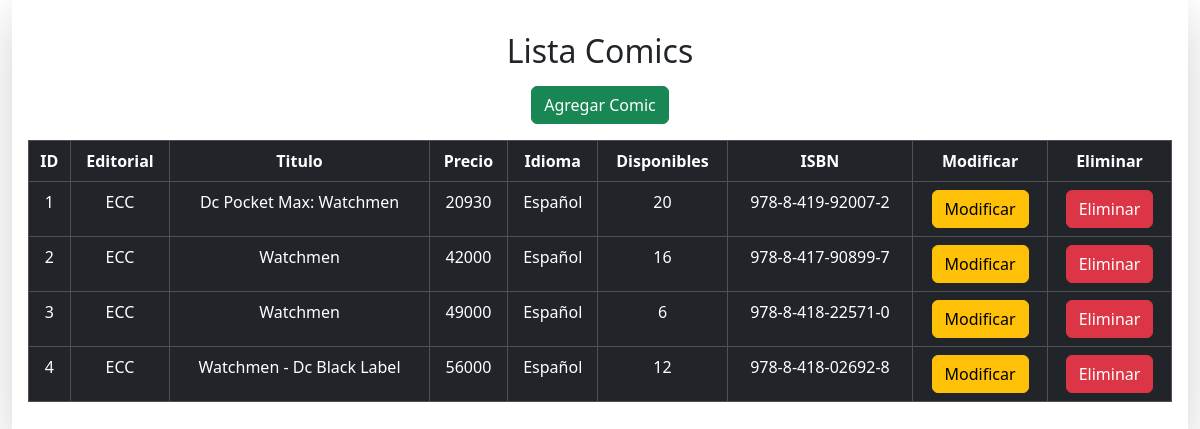
/proyectoWeb/crudComics, run on an earlier commit of the app's database.
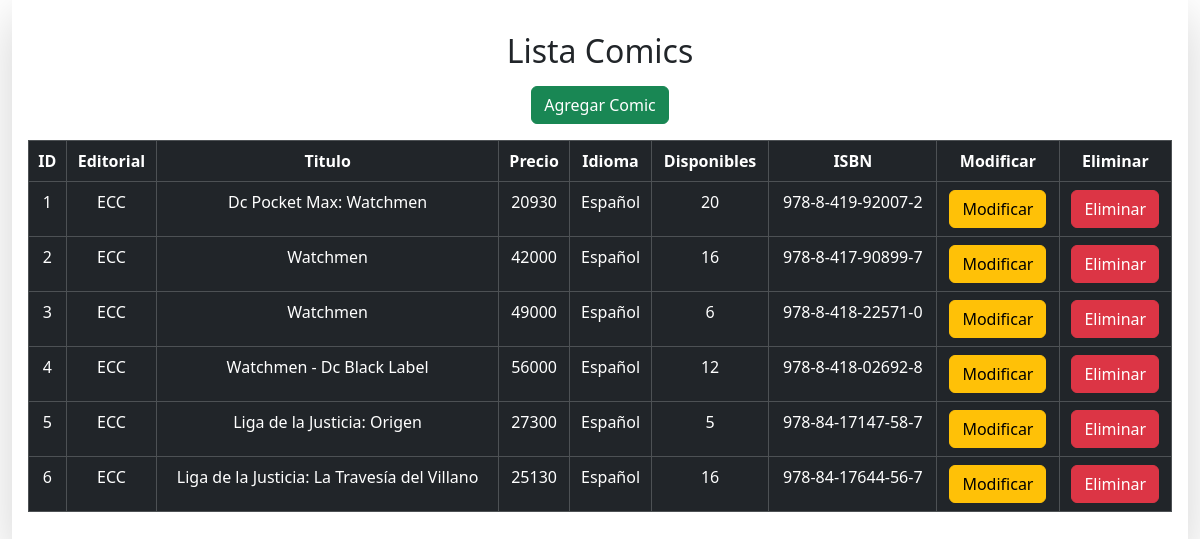
And on a later commit of the database.
### ProyectoWeb/models.py (models this page shows, shortened)
class Comic(models.Model):
    id_comic = models.AutoField(primary_key=True, db_column='idComic')
    editorial = models.CharField(max_length=10, null=False, blank=False)
    titulo = models.CharField(max_length=70, null=False, blank=False)
    precio = models.IntegerField(null=False, blank=False)
    autor = models.CharField(max_length=200, null=False, blank=False)
    idioma = models.CharField(max_length=10, null=False, blank=False)
    descripcion = models.TextField(null=False, blank=False)
    formato = models.CharField(max_length=50, null=False, blank=False)
    disponible = models.IntegerField(null=False, blank=False)
    edi_original = models.TextField(null=False, blank=False)
    isbn = models.CharField(max_length=20, null=True, blank=False, unique=True )
    ruta_img = models.CharField(max_length=35, null=True, blank=False)

### ProyectoWeb/views.py (the view)
# urls.py: path('crudComics', views.crudComics, name='crudComics'),
def crudComics(request):
    comics = Comic.objects.all()
    context = {
        'comics': comics
    }
    return render(request, "pages/admin/crud_comics.html", context)

### ProyectoWeb/templates/pages/admin/crud_comics.html (shortened to what this page needs)
<!DOCTYPE html>
<html lang="en">
  <head>
    {% load static %}
    <link rel="stylesheet" href="{% static 'css/bootstrap.min.css' %}" />
    <link rel="stylesheet" href="{% static 'css/style.css' %}" />
  </head>
  <body>
    <main>
      <div class="container-fluid">
        <div class="row shadow-lg mx-auto text-center p-3">
          <div>
            <h2 class="my-3">Lista Comics</h2>
            <a href="{% url "subirComics" %}"><button class="btn btn-success mb-3">Agregar Comic</button></a>
          </div>
          <table class="table table-dark table-hover table-bordered">
            <thead>
              <th>ID</th>
              <th>Editorial</th>
              <th>Titulo</th>
              <th>Precio</th>
              <th>Idioma</th>
              <th>Disponibles</th>
              <th>ISBN</th>
              <th>Modificar</th>
              <th>Eliminar</th>
            </thead>
            <tbody>
              {% if comics %}
                {% for tmp in comics %}
                  <tr>
                    <td>{{ tmp.id_comic }}</td>
                    <td>{{ tmp.editorial }}</td>
                    <td>{{ tmp.titulo }}</td>
                    <td>{{ tmp.precio }}</td>
                    <td>{{ tmp.idioma }}</td>
                    <td>{{ tmp.disponible }}</td>
                    <td>{{ tmp.isbn }}</td>
                    <th>
                        <a href="{% url "comic_edit" pk=tmp.id_comic %}"><button class="btn btn-warning" type="button">Modificar</button></a>
                    </th>
                    <th>
                        <a href="{% url "comic_del" pk=tmp.id_comic %}"><button class="btn btn-danger" type="button">Eliminar</button></a>
                    </th>
                  </tr>
                {% endfor %}
              {% endif %}
            </tbody>
          </table>
        </div>
      </div>
    </main>
  </body>
</html>

What changed in the data, as far as the page shows it:
added Comic: id_comic "5", editorial "ECC", titulo "Liga de la Justicia: Origen", precio "27300", idioma "Español", disponible "5", isbn "978-84-17147-58-7"
added Comic: id_comic "6", editorial "ECC", titulo "Liga de la Justicia: La Travesía del Villano", precio "25130", idioma "Español", disponible "16", isbn "978-84-17644-56-7"
